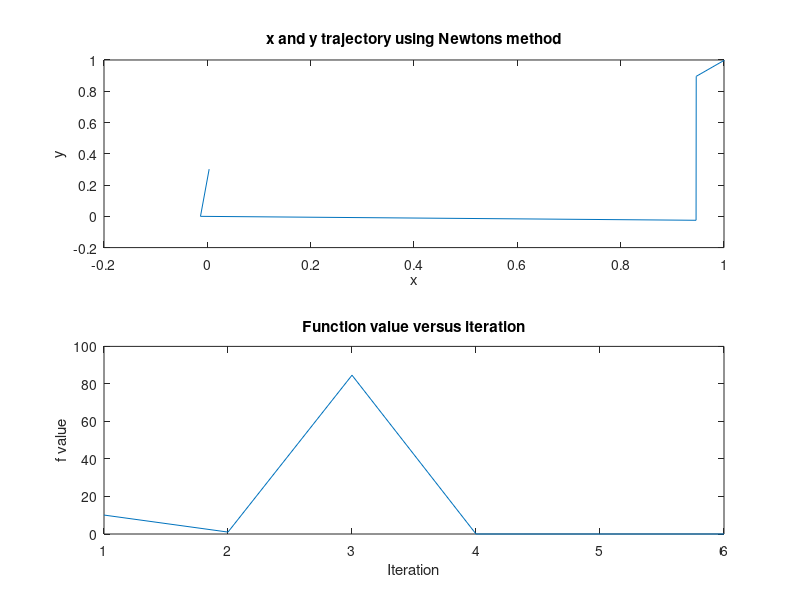

Source code (MATLAB):
%% Q1. Rosenbrock's Valley Problem
%% a). Learning rate = 0.001
clc;
clear;

lr = 0.001;
w = zeros(2,2);
w(1,1) = rand(1) * 0.5;
w(1,2) = rand(1) * 0.5;
devx = zeros(2,1);
devy = zeros(2,1);
f = zeros(2,1);
f(1) = (1-w(1,1))^2+100*((w(1,2)-(w(1,1)^2))^2);

iter = 1;
iter_list = zeros(2,1);
iter_list(1) = 1;
while f(iter) > 0.0001
    devx(iter) = 400*(w(iter,1)^3)-400*w(iter,1)*w(iter,2)+2*w(iter,1)-2;
    devy(iter) = 200*w(iter,2)-200*(w(iter,1)^2);
    w(iter+1,1) = w(iter,1)-lr*devx(iter);
    w(iter+1,2) = w(iter,2)-lr*devy(iter);
    iter = iter + 1;
    iter_list(iter) = iter;
    f(iter) = (1-w(iter,1))^2+100*((w(iter,2)-(w(iter,1)^2))^2);
end

fprintf('The training ends at %f iteration and when function value is less than 0.0001\n',iter);
fprintf('The final x is %f and y is %f and function value is %f\n', [w(iter,1),w(iter,2),f(iter,1)]);

subplot(2,1,1);
plot(w(:,1),w(:,2));
xlabel('x');
ylabel('y');
title('x and y trajectory when learning rate is 0.001')

subplot(2,1,2);
plot(iter_list,f);
xlabel('Iteration');
ylim([0 1.5])
ylabel('f value');
title('Function value versus iteration')

%% a). Learning rate = 0.2
clc;
clear;

lr = 0.2;
w = zeros(2,2);
w(1,1) = rand(1) * 0.5;
w(1,2) = rand(1) * 0.5;
devx = zeros(2,1);
devy = zeros(2,1);
f = zeros(2,1);
f(1) = (1-w(1,1))^2+100*((w(1,2)-(w(1,1)^2))^2);

iter = 1;
iter_list = zeros(2,1);
iter_list(1) = 1;
while f(iter) > 0.0001
    devx(iter) = 400*(w(iter,1)^3)-400*w(iter,1)*w(iter,2)+2*w(iter,1)-2;
    devy(iter) = 200*w(iter,2)-200*(w(iter,1)^2);
    w(iter+1,1) = w(iter,1)-lr*devx(iter);
    w(iter+1,2) = w(iter,2)-lr*devy(iter);
    iter = iter + 1;
    iter_list(iter) = iter;
    f(iter) = (1-w(iter,1))^2+100*((w(iter,2)-(w(iter,1)^2))^2);
end

fprintf('The training ends at %f iteration and when function value will diverge to infinity when learning rate is 0.2\n',iter);

subplot(2,1,1);
plot(w(:,1),w(:,2));
xlabel('x');
ylabel('y');
title('x and y trajectory when learning rate is 0.2')

subplot(2,1,2);
plot(iter_list,f);
xlabel('Iteration');
ylabel('f value');
title('Function value versus iteration')

%% b). Newton's method
clc;
clear;

w = zeros(2,2);
w(1,1) = rand(1) * 0.5;
w(1,2) = rand(1) * 0.5;
devx = zeros(2,1);
devy = zeros(2,1);
H = zeros(2,2);
f = zeros(2,1);
f(1) = (1-w(1,1))^2+100*((w(1,2)-(w(1,1)^2))^2);

iter = 1;
iter_list = zeros(2,1);
iter_list(1) = 1;
while f(iter) > 0.0001
    devx(iter) = 400*(w(iter,1)^3)-400*w(iter,1)*w(iter,2)+2*w(iter,1)-2;
    devy(iter) = 200*w(iter,2)-200*(w(iter,1)^2);
    H = [1200*(w(iter,1)^2)-400*w(iter,2)+2 -400*w(iter,1); -400*w(iter,1) 200];
    temp = [w(iter,1);w(iter,2)] - inv(H)*[devx(iter);devy(iter)];
    w(iter+1,1) = temp(1);
    w(iter+1,2) = temp(2);
    iter = iter + 1;
    iter_list(iter) = iter;
    f(iter) = (1-w(iter,1))^2+100*((w(iter,2)-(w(iter,1)^2))^2);
end

fprintf('The training ends at %f iteration and when function value is less than 0.0001\n',iter);
fprintf('The final x is %f and y is %f and function value is %f\n', [w(iter,1),w(iter,2),f(iter,1)]);

subplot(2,1,1);
plot(w(:,1),w(:,2));
xlabel('x');
ylabel('y');
title('x and y trajectory using Newtons method')

subplot(2,1,2);
plot(iter_list,f);
xlabel('Iteration');
ylabel('f value');
title('Function value versus iteration')